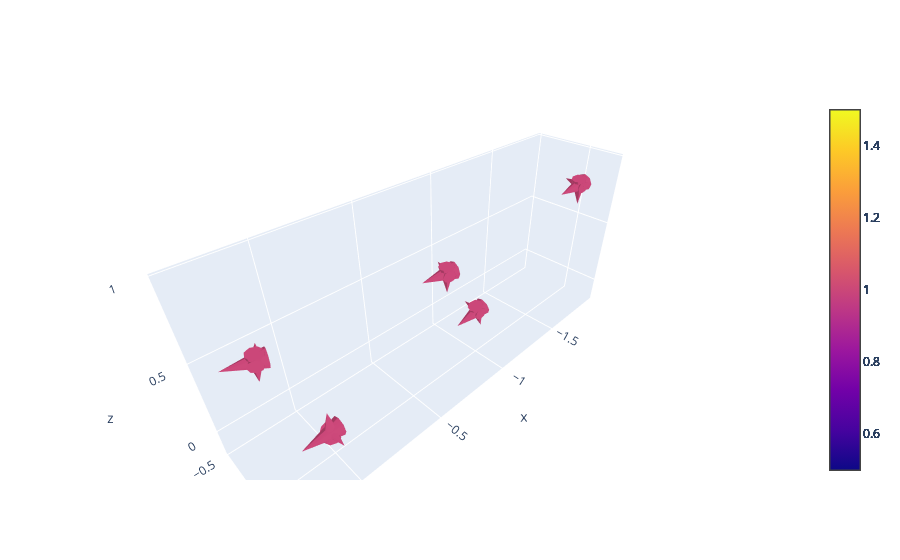

The notebook cell this image was saved under:
### Code cell
# Visualize Cameras
import numpy as np
import plotly.graph_objects as go

def plot_transforms(transforms):
    # Create a 3D figure
    fig = go.Figure()

    # Create the unit vectors
    i = np.array([1, 0, 0])
    j = np.array([0, 1, 0])
    k = np.array([0, 0, 1])

    for idx, transform in enumerate(transforms):
        R, T = transform

        # Apply the rotation matrix to the unit vectors
        i_prime = R @ i
        j_prime = R @ j
        k_prime = R @ k

        # Plot the new coordinate system
        fig.add_trace(go.Cone(x=[T[0]], y=[T[1]], z=[T[2]], u=[i_prime[0]], v=[i_prime[1]], w=[i_prime[2]], sizemode="scaled", sizeref=0.2, name='i'))
        fig.add_trace(go.Cone(x=[T[0]], y=[T[1]], z=[T[2]], u=[j_prime[0]], v=[j_prime[1]], w=[j_prime[2]], sizemode="scaled", sizeref=0.2, name='j'))
        fig.add_trace(go.Cone(x=[T[0]], y=[T[1]], z=[T[2]], u=[k_prime[0]], v=[k_prime[1]], w=[k_prime[2]], sizemode="scaled", sizeref=0.2, name='k'))

    fig.update_layout(scene=dict(aspectmode='data'))

    fig.show()

plot_transforms(zip(R_list, T_list))

### Figure 1 — Plotly figure (JSON) as saved in the notebook; plotly's stock layout.template omitted (floating-point values rounded to 4 significant figures)
{"data": [{"name": "i", "sizemode": "scaled", "sizeref": 0.2, "type": "cone", "u": [1], "v": [0], "w": [0], "x": [0], "y": [0], "z": [0]}, {"name": "j", "sizemode": "scaled", "sizeref": 0.2, "type": "cone", "u": [0], "v": [1], "w": [0], "x": [0], "y": [0], "z": [0]}, {"name": "k", "sizemode": "scaled", "sizeref": 0.2, "type": "cone", "u": [0], "v": [0], "w": [1], "x": [0], "y": [0], "z": [0]}, {"name": "i", "sizemode": "scaled", "sizeref": 0.2, "type": "cone", "u": [0.9582], "v": [-0.1051], "w": [-0.2661], "x": [-0.9811], "y": [0.01288], "z": [0.1933]}, {"name": "j", "sizemode": "scaled", "sizeref": 0.2, "type": "cone", "u": [-0.1044], "v": [-0.9944], "w": [0.01683], "x": [-0.9811], "y": [0.01288], "z": [0.1933]}, {"name": "k", "sizemode": "scaled", "sizeref": 0.2, "type": "cone", "u": [-0.2664], "v": [0.01166], "w": [-0.9638], "x": [-0.9811], "y": [0.01288], "z": [0.1933]}, {"name": "i", "sizemode": "scaled", "sizeref": 0.2, "type": "cone", "u": [0.9691], "v": [-0.18], "w": [-0.1685], "x": [-1.749], "y": [0.1187], "z": [0.8248]}, {"name": "j", "sizemode": "scaled", "sizeref": 0.2, "type": "cone", "u": [-0.1759], "v": [-0.9836], "w": [0.03915], "x": [-1.749], "y": [0.1187], "z": [0.8248]}, {"name": "k", "sizemode": "scaled", "sizeref": 0.2, "type": "cone", "u": [-0.1728], "v": [-0.008305], "w": [-0.9849], "x": [-1.749], "y": [0.1187], "z": [0.8248]}, {"name": "i", "sizemode": "scaled", "sizeref": 0.2, "type": "cone", "u": [0.9666], "v": [-0.2529], "w": [-0.04236], "x": [-0.8143], "y": [-0.09053], "z": [0.5381]}, {"name": "j", "sizemode": "scaled", "sizeref": 0.2, "type": "cone", "u": [-0.2506], "v": [-0.9666], "w": [0.05319], "x": [-0.8143], "y": [-0.09053], "z": [0.5381]}, {"name": "k", "sizemode": "scaled", "sizeref": 0.2, "type": "cone", "u": [-0.0544], "v": [-0.0408], "w": [-0.9977], "x": [-0.8143], "y": [-0.09053], "z": [0.5381]}, {"name": "i", "sizemode": "scaled", "sizeref": 0.2, "type": "cone", "u": [0.944], "v": [-0.3205], "w": [0.07833], "x": [0.1477], "y": [-0.3475], "z": [0.445]}, {"name": "j", "sizemode": "scaled", "sizeref": 0.2, "type": "cone", "u": [-0.325], "v": [-0.9442], "w": [0.05413], "x": [0.1477], "y": [-0.3475], "z": [0.445]}, {"name": "k", "sizemode": "scaled", "sizeref": 0.2, "type": "cone", "u": [0.05661], "v": [-0.07655], "w": [-0.9955], "x": [0.1477], "y": [-0.3475], "z": [0.445]}], "layout": {"scene": {"aspectmode": "data"}}}
